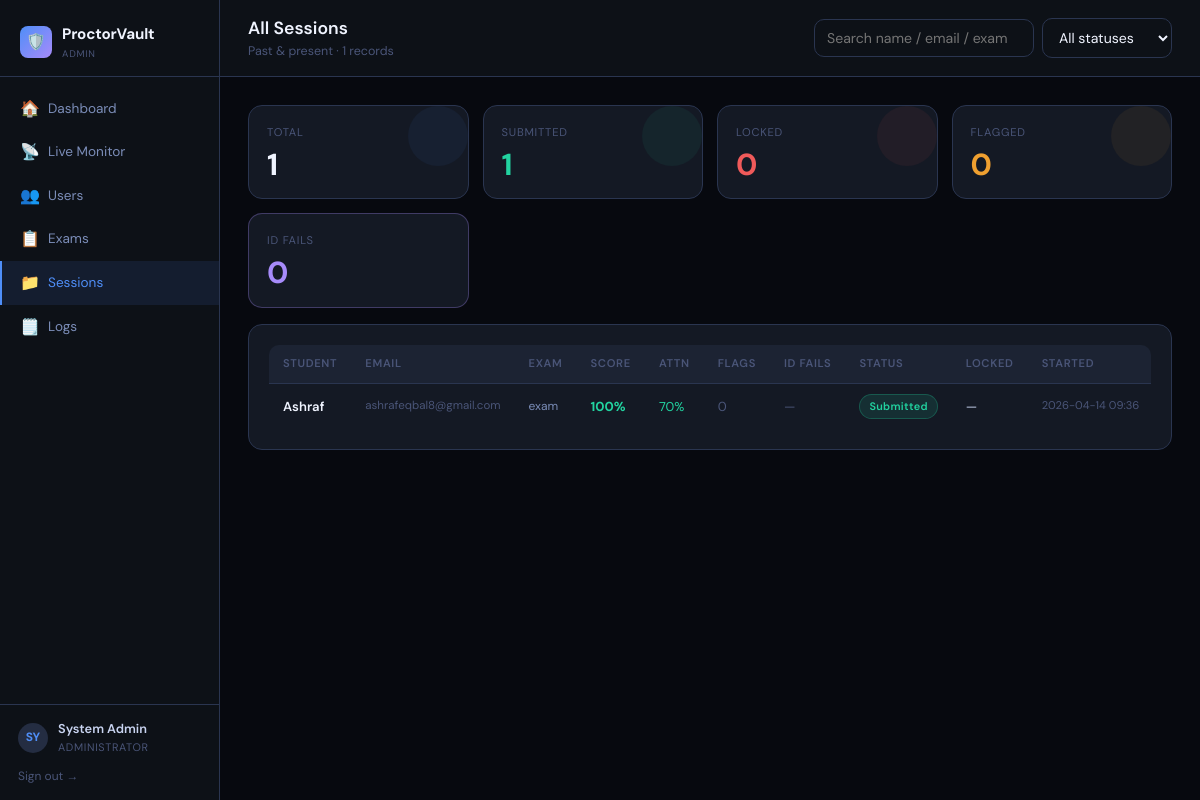
The page /admin/sessions (signed in) on the database its author committed.
### tables this page shows
CREATE TABLE exam_sessions (
        id TEXT PRIMARY KEY, exam_id TEXT NOT NULL,
        student_id INTEGER, student_name TEXT NOT NULL, student_email TEXT NOT NULL,
        socket_id TEXT, started_at TEXT, ended_at TEXT, submitted_at TEXT,
        score REAL, max_score REAL, answers TEXT DEFAULT '{}',
        current_q INTEGER DEFAULT 0, time_remaining INTEGER,
        locked INTEGER DEFAULT 0, lock_reason TEXT DEFAULT '',
        paused INTEGER DEFAULT 0, attention_avg REAL DEFAULT 70,
        suspicion_max REAL DEFAULT 0, flags INTEGER DEFAULT 0,
        status TEXT DEFAULT 'waiting'
            CHECK(status IN ('waiting','id_pending','active','paused','locked','submitted')),
        id_photo TEXT DEFAULT '', id_embedding TEXT DEFAULT '',
        id_verified INTEGER DEFAULT 0, id_fail_count INTEGER DEFAULT 0,
        FOREIGN KEY(exam_id) REFERENCES exams(id)
    );

CREATE TABLE exams (
        id TEXT PRIMARY KEY, title TEXT NOT NULL, description TEXT,
        teacher_id INTEGER NOT NULL, exam_code TEXT UNIQUE NOT NULL,
        duration_mins INTEGER DEFAULT 60, max_attempts INTEGER DEFAULT 1,
        shuffle_q INTEGER DEFAULT 1,
        status TEXT DEFAULT 'draft' CHECK(status IN ('draft','active','closed')),
        created_at TEXT DEFAULT (datetime('now')),
        starts_at TEXT, ends_at TEXT,
        face_verify_enabled INTEGER DEFAULT 0,
        face_verify_thresh REAL DEFAULT 0.72,
        face_fail_limit INTEGER DEFAULT 3,
        FOREIGN KEY(teacher_id) REFERENCES users(id)
    );

### server.py (the view)
@app.route("/admin/sessions")
@login_required(["admin"])
def admin_sessions():
    return render_template("admin/sessions.html",user=session,
        sessions=db_query("SELECT es.*,e.title as exam_title FROM exam_sessions es JOIN exams e ON es.exam_id=e.id ORDER BY es.started_at DESC LIMIT 500"))

### server.py (called while the page is built)
def get_db():
    c = sqlite3.connect(DB_PATH, check_same_thread=False)
    c.row_factory = sqlite3.Row
    return c

def db_query(sql, params=()):
    with db_lock:
        conn = get_db(); c = conn.cursor()
        c.execute(sql, params); rows = c.fetchall()
        conn.close(); return [dict(r) for r in rows]

def login_required(roles=None):
    def decorator(f):
        @wraps(f)
        def wrapper(*args, **kwargs):
            if 'user_id' not in session: return redirect(url_for('login_page'))
            if roles and session.get('role') not in roles: return redirect(url_for('dashboard'))
            return f(*args, **kwargs)
        return wrapper
    return decorator

### templates/admin/sessions.html (shortened to what this page needs)
{% extends "base.html" %}
{% block body %}
<div class="app-shell">
  <div class="sidebar">
    <div class="sidebar-logo"><div class="logo-mark">🛡️</div><div><span>ProctorVault</span><sub>Admin</sub></div></div>
    <div class="nav-section">
      <a class="nav-item" href="/admin"><span class="icon">🏠</span>Dashboard</a>
      <a class="nav-item" href="/admin/live"><span class="icon">📡</span>Live Monitor</a>
      <a class="nav-item" href="/admin/users"><span class="icon">👥</span>Users</a>
      <a class="nav-item" href="/admin/exams"><span class="icon">📋</span>Exams</a>
      <a class="nav-item active" href="/admin/sessions"><span class="icon">📁</span>Sessions</a>
      <a class="nav-item" href="/admin/logs"><span class="icon">🗒️</span>Logs</a>
    </div>
    <div class="sidebar-footer">
      <div class="sidebar-user"><div class="av">{{ user.name[:2].upper() }}</div><div class="info"><div class="name">{{ user.name }}</div><div class="role">Administrator</div></div></div>
      <a href="/logout" style="display:block;margin-top:10px;font-size:.75rem;color:var(--text3);">Sign out →</a>
    </div>
  </div>
  <div class="main-area">
    <div class="topbar">
      <div>
        <h2>All Sessions</h2>
        <div class="breadcrumb">Past & present · {{ sessions|length }} records</div>
      </div>
      <div style="display:flex;gap:8px;align-items:center;">
        <input class="form-input" type="search" id="search" placeholder="Search name / email / exam…"
               style="width:220px;" oninput="doSearch(this.value)">
        <select class="form-select" id="status-filter" onchange="doSearch(document.getElementById('search').value)"
                style="width:130px;">
          <option value="">All statuses</option>
        </select>
      </div>
    </div>
    <div class="page-content">
      <div class="stats-grid" style="margin-bottom:16px;">
        <div class="stat-card s-blue"><div class="stat-label">Total</div><div class="stat-value">{{ sessions|length }}</div></div>
        <div class="stat-card s-green">
          <div class="stat-label">Submitted</div>
          <div class="stat-value" style="color:var(--green)">{{ sessions|selectattr('submitted_at')|list|length }}</div>
        </div>
        <div class="stat-card s-red">
          <div class="stat-label">Locked</div>
          <div class="stat-value" style="color:var(--red)">{{ sessions|selectattr('locked')|list|length }}</div>
        </div>
        <div class="stat-card s-amber">
          <div class="stat-label">Flagged</div>
          <div class="stat-value" style="color:var(--amber)">{{ sessions|selectattr('flags','gt',0)|list|length }}</div>
        </div>
        <div class="stat-card" style="border-color:rgba(167,139,250,.3);">
          <div class="stat-label">ID Fails</div>
          <div class="stat-value" style="color:#a78bfa">{{ sessions|selectattr('id_fail_count')|selectattr('id_fail_count','gt',0)|list|length }}</div>
        </div>
      </div>
      <div class="card">
        <div class="table-wrap">
          <table>
            <thead>
              <tr>
                <th>Student</th><th>Email</th><th>Exam</th>
                <th>Score</th><th>Attn</th><th>Flags</th>
                <th>ID Fails</th><th>Status</th><th>Locked</th><th>Started</th>
              </tr>
            </thead>
            <tbody id="sessions-tbody">
              {% for s in sessions %}
              <tr data-search="{{ (s.student_name+' '+s.student_email+' '+s.exam_title)|lower }}"
                  data-status="{{ s.status }}">
                <td style="font-weight:600;color:var(--text0);">{{ s.student_name }}</td>
                <td style="font-size:.72rem;color:var(--text3);">{{ s.student_email }}</td>
                <td style="font-size:.75rem;color:var(--text2);">{{ s.exam_title|truncate(28) }}</td>
                <td>
                  {% if s.score is not none and s.max_score %}
                    {% set p=(s.score/s.max_score*100)|int %}
                    <span style="font-weight:700;color:{% if p>=70 %}var(--green){% elif p>=50 %}var(--amber){% else %}var(--red){% endif %}">{{ p }}%</span>
                  {% else %}<span style="color:var(--text3);">—</span>{% endif %}
                </td>
                <td>
                  <span style="font-size:.8rem;color:{% if s.attention_avg>60 %}var(--green){% elif s.attention_avg>35 %}var(--amber){% else %}var(--red){% endif %}">
                    {{ "%.0f"|format(s.attention_avg) }}%</span>
                </td>
                <td>
                  {% if s.flags>0 %}<span class="badge badge-red" style="font-size:.68rem;">{{ s.flags }}</span>
                  {% else %}<span style="color:var(--text3);">0</span>{% endif %}
                </td>
                <td>
                  {% if s.id_fail_count and s.id_fail_count>0 %}
                    <span class="badge" style="background:rgba(167,139,250,.12);color:#a78bfa;border:1px solid rgba(167,139,250,.3);font-size:.68rem;">
                      {{ s.id_fail_count }}×</span>
                  {% else %}<span style="color:var(--text3);">—</span>{% endif %}
                </td>
                <td>
                  {% if s.status=='submitted' %}<span class="badge badge-green">Submitted</span>
                  {% elif s.status=='locked' %}<span class="badge badge-red">Locked</span>
                  {% elif s.status=='active' %}<span class="badge badge-blue"><span class="live-dot"></span>Active</span>
                  {% elif s.status=='id_pending' %}<span class="badge" style="background:rgba(167,139,250,.1);color:#a78bfa;border:1px solid rgba(167,139,250,.2);">ID Pending</span>
                  {% else %}<span class="badge badge-gray">{{ s.status }}</span>{% endif %}
                </td>
                <td>
                  {% if s.locked %}<span class="badge badge-red" style="font-size:.65rem;">🔒</span>
                  {% else %}—{% endif %}
                </td>
                <td style="font-size:.7rem;color:var(--text3);white-space:nowrap;">
                  {{ (s.started_at or '')[:16].replace('T',' ') }}</td>
              </tr>
              {% endfor %}
            </tbody>
          </table>
        </div>
      </div>
    </div>
  </div>
</div>
{% endblock %}

### rows shown on the page
exam_sessions: student_name "Ashraf", student_email "ashrafeqbal8@gmail.com", exam_title "exam", p "100", attention_avg "70", flags "0", status "Submitted", started_at "2026-04-14 09:36"

### other values the page prints
{{ user.name[:2].upper() }} "SY"
{{ user.name }} "System Admin"
{{ sessions|length }} "1"
{{ sessions|selectattr('submitted_at')|list|length }} "1"
{{ sessions|selectattr('locked')|list|length }} "0"
{{ sessions|selectattr('flags','gt',0)|list|length }} "0"
